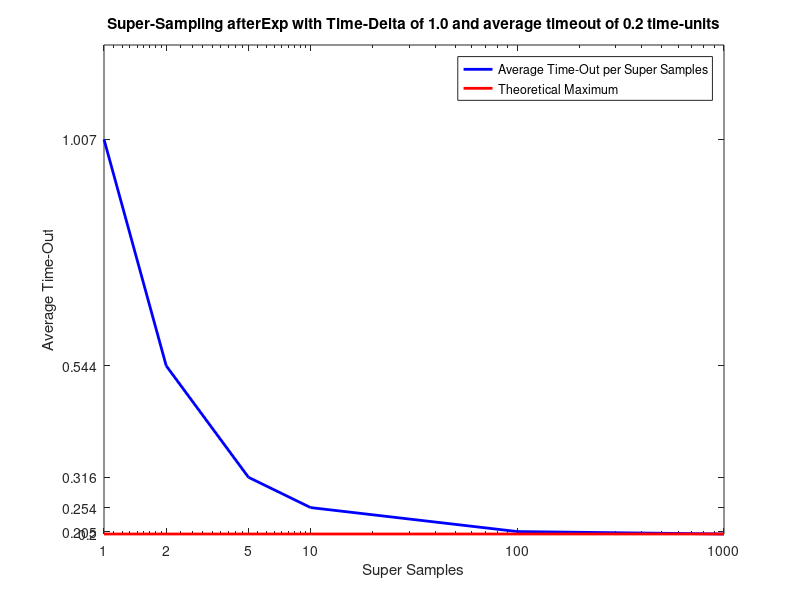

Write MATLAB code to recreate this figure.
dtAvgs = [
1,1.007;
2,0.544;
5,0.316;
10,0.254;
100,0.205;
1000,0.200;
];
eventTime = 0.2;
ss = dtAvgs (:, 1);
avg = dtAvgs (:, 2);
n = length (ss);
ecsTheoryLinePoints = n + 1;
ecsTheoryLineX = [0; ss];
ecsTheoryLineY = ones(ecsTheoryLinePoints, 1) * eventTime;
figure;
semilogx (ss, avg, 'color', 'blue', 'linewidth', 2);
hold on
plot (ecsTheoryLineX, ecsTheoryLineY, 'color', 'red', 'linewidth', 2);
xLabels = cellstr(num2str(ss));
yLabels = cellstr(num2str(avg));
set(gca,'YTick', avg);
set(gca,'XTick', ss);
set(gca, 'xticklabel', xLabels);
set(gca, 'yticklabel', yLabels);
xlabel ('Super Samples');
ylabel ('Average Time-Out');
legend ('Average Time-Out per Super Samples', 'Theoretical Maximum');
title ('Super-Sampling afterExp with Time-Delta of 1.0 and average timeout of 0.2 time-units');
